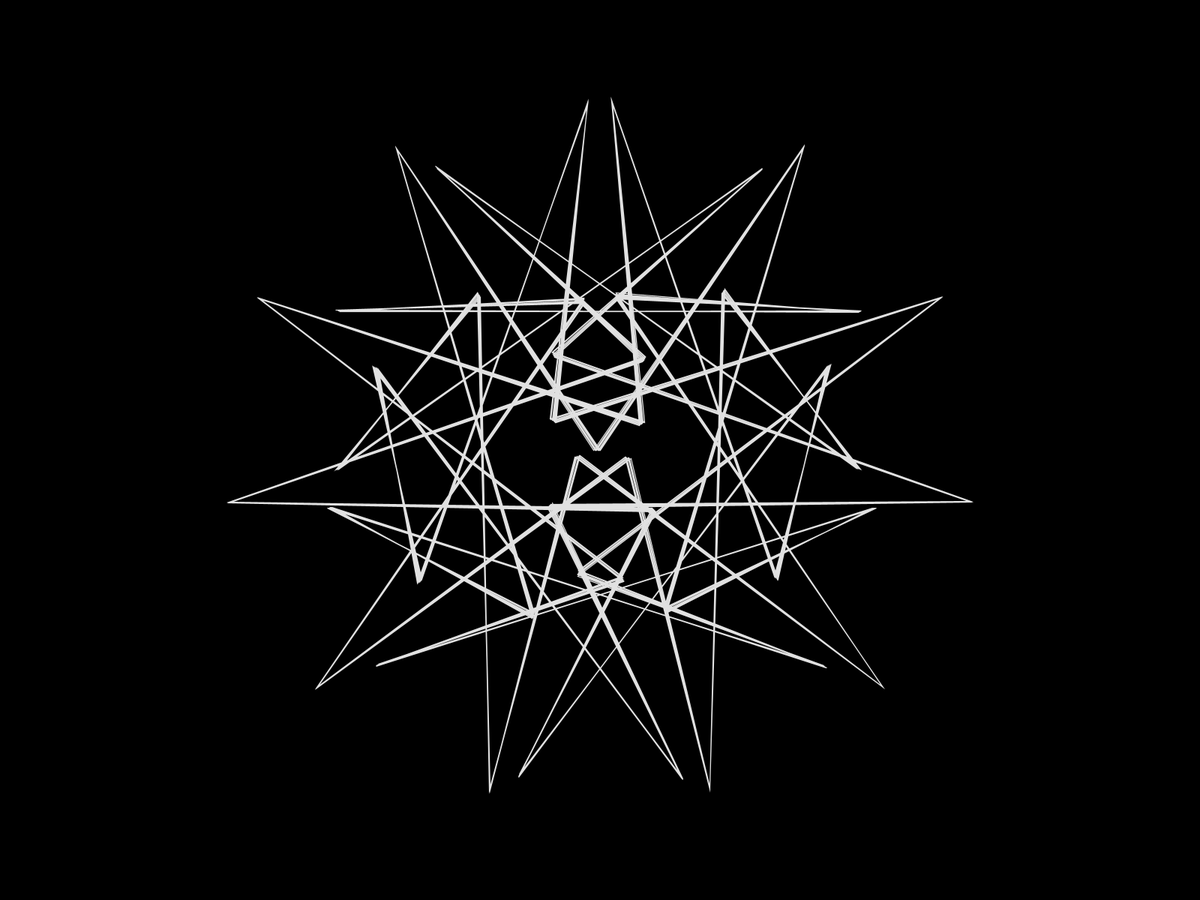
Frame 1 (no input)
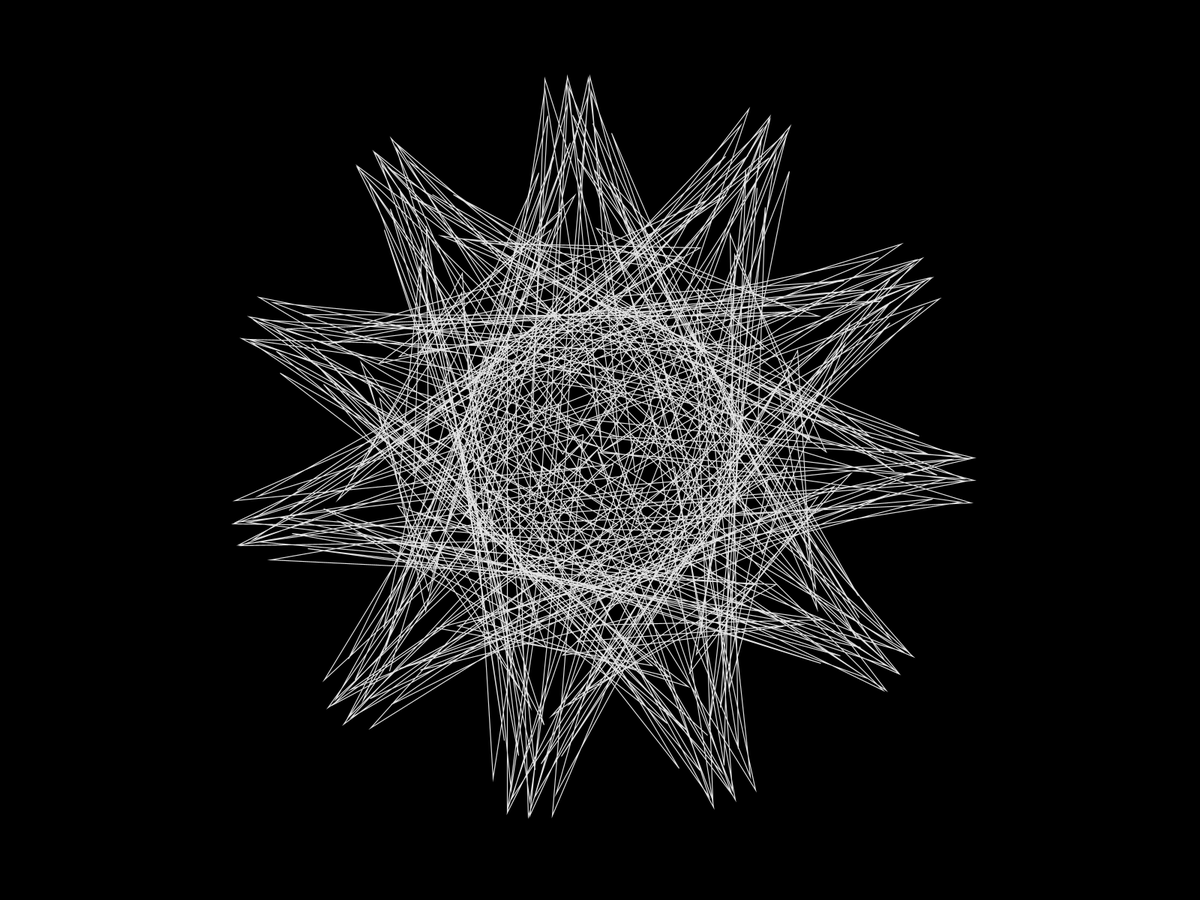
Frame 60 (the mouse pressed at the canvas centre just before this capture)
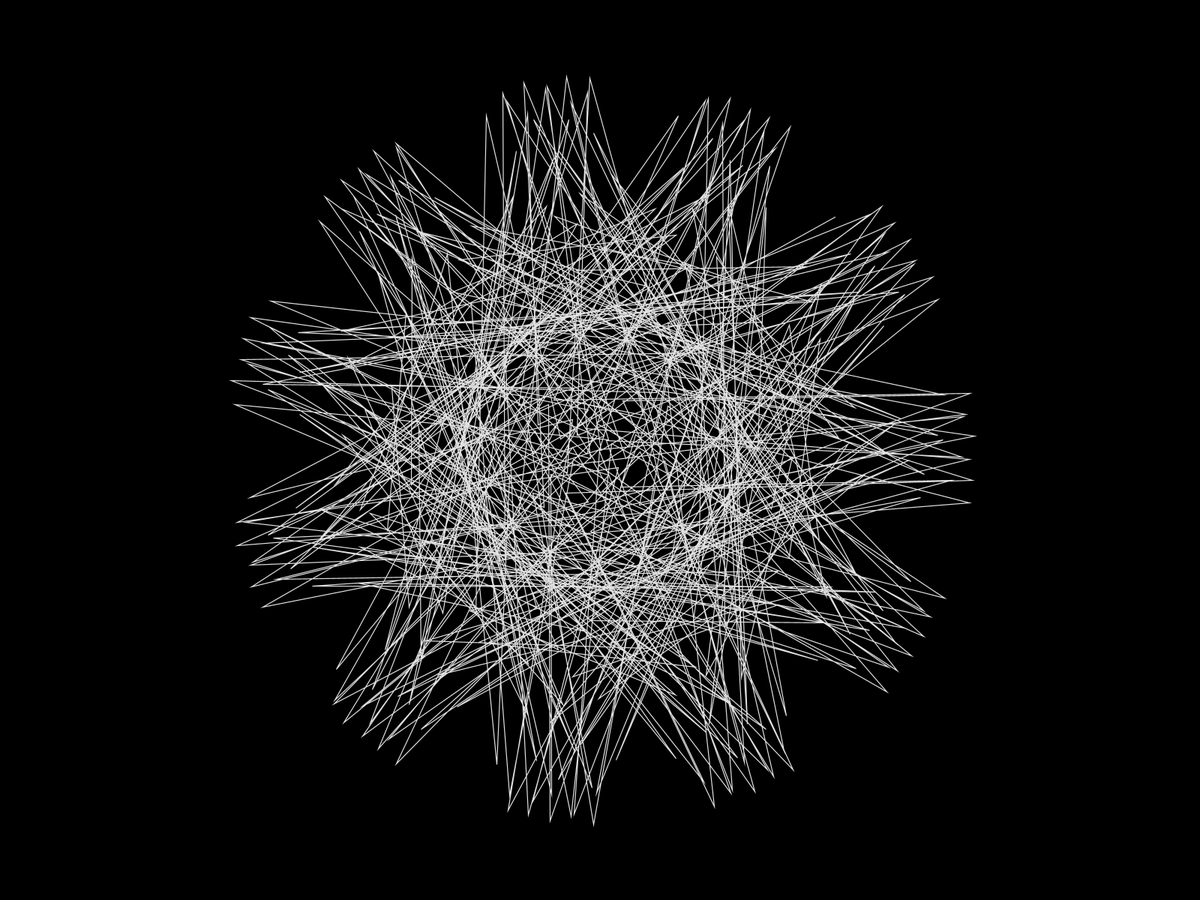
Frame 120 (the mouse held since frame 60 and released just before this capture)

The Processing sketch that drew these frames (run headless with seeded random() and noise(); from frame 60 on, the mouse is pressed at the canvas centre):

// Processing sketch: Maurer
// ── Maurer.pde
float n = 11, d = 56;
//float n = 11, d = 100;
//float n = 13, d = 77;
//float n = 8, d = 99;
void setup() {
  fullScreen();
}

void draw() {
  background(0);
  translate(width/2, height/2);

  noFill();
  strokeWeight(1.2);
  // scale(1.5);

  beginShape();
  for (float i = 0; i<TWO_PI +1; i += (TWO_PI/360)) {
    float k = i * d;
    float r = 500 * sin(n*k);
    float x  = r * cos(k);
    float y = r*sin(k);

    stroke(255, 225);

    vertex(x, y);
  } 
  endShape();
  n+=0.00007;
  d+=0.00007;

  if (key == ' ')exit();
}
